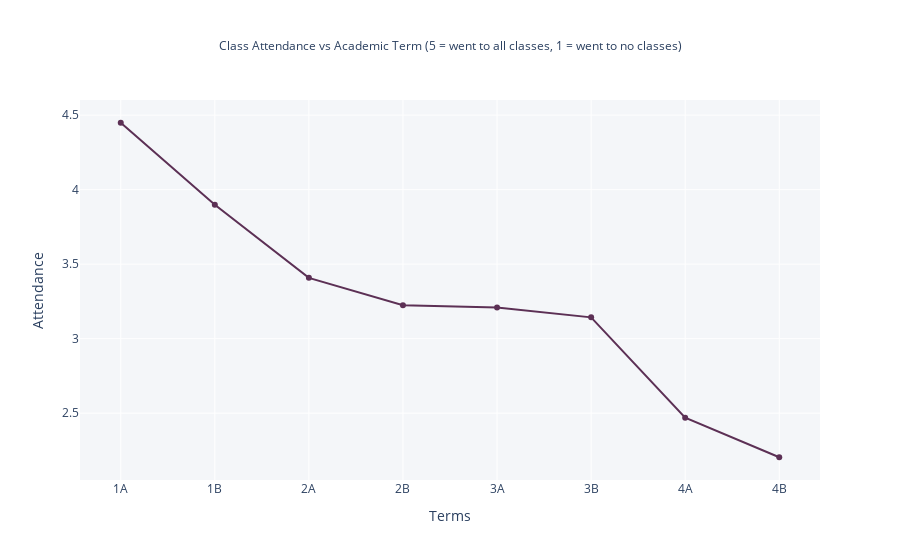

The cell this chart's notebook holds for it:
### Markdown cell above
# insights on class attendance per term

### Code cell
columns = [
    "On a scale of 1 (no classes) - 5 (all classes), how was your class attendance in 1A?", 
    "On a scale of 1 (no classes) - 5 (all classes), how was your class attendance in 1B?",
    "On a scale of 1 (no classes) - 5 (all classes), how was your class attendance in 2A?",
    "On a scale of 1 (no classes) - 5 (all classes), how was your class attendance in 2B?",
    "On a scale of 1 (no classes) - 5 (all classes), how was your class attendance in 3A?",
    "On a scale of 1 (no classes) - 5 (all classes), how was your class attendance in 3B?",
    "On a scale of 1 (no classes) - 5 (all classes), how was your class attendance in 4A?",
    "On a scale of 1 (no classes) - 5 (all classes), how was your class attendance in 4B?",
]
labels = ["1A", "1B", "2A", "2B", "3A", "3B", "4A", "4B"]
averages = []
for col in columns:
    data = dataframe[col].value_counts()
    total = 0
    number_of_responses = sum(data)
    for i,v in data.items():
        total += i*v
    avg = total/number_of_responses
    averages.append(avg)

fig = go.Figure(
    go.Scatter(x=labels, y=averages, line=dict(color='#5c3055', width=2))
)
fig.update_layout(
    title='Class Attendance vs Academic Term (5 = went to all classes, 1 = went to no classes)',
    title_font_size=12,
    title_x=0.5,
    xaxis_title='Terms',
    yaxis_title='Attendance'
)

fig.update_layout(plot_bgcolor='#f4f6f9')
fig.update_traces(marker_color='#5c3055')

fig.show()

### Figure 1 — Plotly figure (JSON) as saved in the notebook; plotly's stock layout.template omitted (floating-point values rounded to 4 significant figures)
{"data": [{"line": {"color": "#5c3055", "width": 2}, "marker": {"color": "#5c3055"}, "type": "scatter", "x": ["1A", "1B", "2A", "2B", "3A", "3B", "4A", "4B"], "y": [4.449, 3.898, 3.408, 3.224, 3.208, 3.143, 2.469, 2.204]}], "layout": {"plot_bgcolor": "#f4f6f9", "title": {"font": {"size": 12}, "text": "Class Attendance vs Academic Term (5 = went to all classes, 1 = went to no classes)", "x": 0.5}, "xaxis": {"title": {"text": "Terms"}}, "yaxis": {"title": {"text": "Attendance"}}}}
